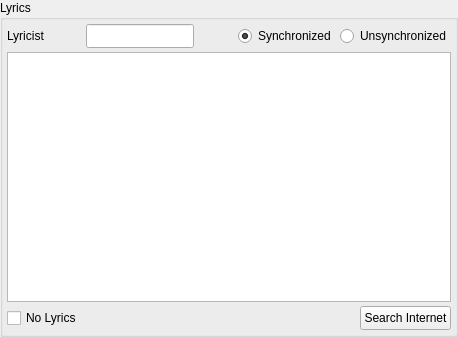
              <widget class="QGroupBox" name="MDE_GBX_lyrics">
               <property name="title">
                <string>Lyrics</string>
               </property>
               <layout class="QGridLayout" name="gridLayout_12">
                <property name="leftMargin">
                 <number>4</number>
                </property>
                <property name="topMargin">
                 <number>4</number>
                </property>
                <property name="rightMargin">
                 <number>4</number>
                </property>
                <property name="bottomMargin">
                 <number>4</number>
                </property>
                <property name="spacing">
                 <number>4</number>
                </property>
                <item row="0" column="0">
                 <widget class="QFrame" name="frame_57">
                  <property name="sizePolicy">
                   <sizepolicy hsizetype="Preferred" vsizetype="Fixed">
                    <horstretch>0</horstretch>
                    <verstretch>0</verstretch>
                   </sizepolicy>
                  </property>
                  <layout class="QHBoxLayout" name="horizontalLayout_60">
                   <property name="spacing">
                    <number>4</number>
                   </property>
                   <property name="leftMargin">
                    <number>0</number>
                   </property>
                   <property name="topMargin">
                    <number>0</number>
                   </property>
                   <property name="rightMargin">
                    <number>0</number>
                   </property>
                   <property name="bottomMargin">
                    <number>0</number>
                   </property>
                   <item>
                    <widget class="QLabel" name="label_67">
                     <property name="minimumSize">
                      <size>
                       <width>75</width>
                       <height>24</height>
                      </size>
                     </property>
                     <property name="maximumSize">
                      <size>
                       <width>75</width>
                       <height>24</height>
                      </size>
                     </property>
                     <property name="text">
                      <string>Lyricist</string>
                     </property>
                    </widget>
                   </item>
                   <item>
                    <widget class="QLineEdit" name="MDE_LEDT_lyricistedit">
                     <property name="minimumSize">
                      <size>
                       <width>0</width>
                       <height>24</height>
                      </size>
                     </property>
                     <property name="maximumSize">
                      <size>
                       <width>16777215</width>
                       <height>24</height>
                      </size>
                     </property>
                    </widget>
                   </item>
                   <item>
                    <spacer name="horizontalSpacer_4">
                     <property name="orientation">
                      <enum>Qt::Horizontal</enum>
                     </property>
                     <property name="sizeHint" stdset="0">
                      <size>
                       <width>40</width>
                       <height>20</height>
                      </size>
                     </property>
                    </spacer>
                   </item>
                   <item>
                    <widget class="QRadioButton" name="MDE_RDB_synclyrics">
                     <property name="text">
                      <string>Synchronized</string>
                     </property>
                     <property name="checked">
                      <bool>true</bool>
                     </property>
                    </widget>
                   </item>
                   <item>
                    <widget class="QRadioButton" name="MDE_RDB_unsynclyrics">
                     <property name="text">
                      <string>Unsynchronized</string>
                     </property>
                    </widget>
                   </item>
                  </layout>
                 </widget>
                </item>
                <item row="1" column="0">
                 <widget class="QTextBrowser" name="MDE_TXBRW_lyrics">
                  <property name="minimumSize">
                   <size>
                    <width>0</width>
                    <height>250</height>
                   </size>
                  </property>
                  <property name="readOnly">
                   <bool>false</bool>
                  </property>
                 </widget>
                </item>
                <item row="2" column="0">
                 <layout class="QHBoxLayout" name="horizontalLayout_61">
                  <item>
                   <widget class="QCheckBox" name="MDE_CKB_nolyrics">
                    <property name="text">
                     <string>No Lyrics</string>
                    </property>
                    <property name="tristate">
                     <bool>true</bool>
                    </property>
                   </widget>
                  </item>
                  <item>
                   <spacer name="horizontalSpacer_5">
                    <property name="orientation">
                     <enum>Qt::Horizontal</enum>
                    </property>
                    <property name="sizeHint" stdset="0">
                     <size>
                      <width>40</width>
                      <height>20</height>
                     </size>
                    </property>
                   </spacer>
                  </item>
                  <item>
                   <widget class="QPushButton" name="MDE_PSB_searchweb">
                    <property name="minimumSize">
                     <size>
                      <width>24</width>
                      <height>24</height>
                     </size>
                    </property>
                    <property name="maximumSize">
                     <size>
                      <width>16777215</width>
                      <height>24</height>
                     </size>
                    </property>
                    <property name="text">
                     <string>Search Internet</string>
                    </property>
                   </widget>
                  </item>
                 </layout>
                </item>
               </layout>
              </widget>
